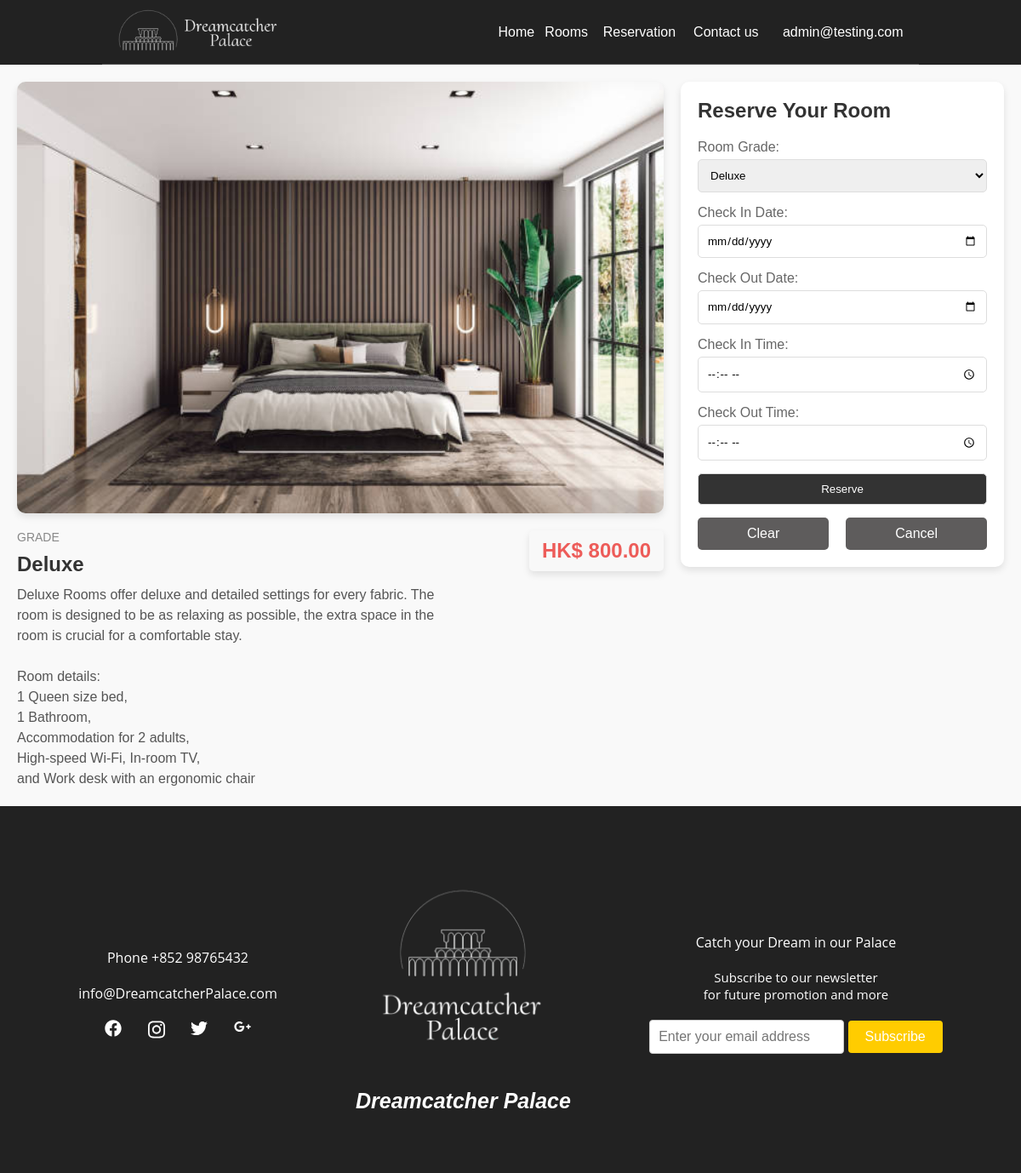
Screenshot of /reservation.php?roomGrade=Deluxe (signed in) with the database file from the repository.
### tables this page shows
CREATE TABLE `room_details` (
  `roomGrade` varchar(20) NOT NULL,
  `roomSpec` varchar(600) NOT NULL,
  `roomPrice` decimal(10,2) NOT NULL,
  `roomIMG` text NOT NULL
);

### reservation.php (the view, shortened to what this page needs)
<?php
include 'DBconn.php';
if (isset($_GET['roomGrade'])) {
	$selectedroomGrade = isset($_GET['roomGrade']) ? $_GET['roomGrade'] : '';
	$roomGrade = mysqli_real_escape_string($conn, $_GET['roomGrade']);
	$sql = "SELECT * FROM room_details WHERE roomGrade = '$roomGrade'";
	$result = mysqli_query($conn, $sql);
	$row = mysqli_fetch_assoc($result);
} else {
	$selectedroomGrade = null;
}
?>
<!DOCTYPE html>
<html>
<head>
	<link rel="stylesheet" href="static/css/reservation.css">
</head>
<body>
	<?php include "navbar.php"; ?>
	<section id="room-page">
		<div class="room-content">
			<div class="left-section">
				<div class="room-details">
					<div class="room-img">
						<?php echo "<img src='static/img/rooms/{$row['roomIMG']}' />"; ?>
					</div>
				</div>
				<div class="room-text">
					<div class="room-text-left">
						<span class="room-category">Grade</span>
						<h3><?php echo $row['roomGrade']; ?></h3>
						<p><?php echo nl2br($row['roomSpec']); ?></p>
					</div>
					<div class="room-text-right">
						<span class="room-price">HK$ <?php echo $row['roomPrice']; ?></span>
					</div>
				</div>
			</div>
			<div class="right-section">
				<div class="room-form">
					<h3>Reserve Your Room</h3>
					<form method="POST" action="roomSearch.php" onsubmit="return validateDateRange()">
						<label for="roomGrade">Room Grade:</label>
						<select name="roomGrade" id="roomGrade" onchange="updateRoomGrade()">
							<option value="Deluxe" <?php echo ($selectedroomGrade == 'Deluxe') ? 'selected' : ''; ?>>Deluxe</option>
						</select><br>
						<label for="reservedStartDate">Check In Date:</label>
						<input type="date" name="reservedStartDate" id="reservedStartDate"><br>
						<label for="reservedEndDate">Check Out Date:</label>
						<input type="date" name="reservedEndDate" id="reservedEndDate"><br>
						<label for="reservedStartTime">Check In Time:</label>
						<input type="time" name="reservedStartTime" id="reservedStartTime"><br>
						<label for="reservedEndTime">Check Out Time:</label>
						<input type="time" name="reservedEndTime" id="reservedEndTime"><br>
						<input type="submit" name="Reserve" value="Reserve" class="form-btn">
						<div class="button-wrapper">
							<button type="reset" class="clear-btn">Clear</button>
							<a href="home.php" class="form-btn cancel-btn">Cancel</a>
						</div>
					</form>
				</div>
			</div>
		</div>
	</section>
	<?php include "footer.php"; ?>
</body>
</html>

### static/css/reservation.css (style rules this page uses)
#room-page { display: flex; justify-content: center; padding: 20px; background-color: #f9f9f9; }
.room-content { display: flex; width: 100%; max-width: 1200px; gap: 20px; }
button { padding: 10px 20px; background-color: #333; color: #fff; border: none; border-radius: 5px; cursor: pointer; font-size: 16px; transition: background-color 0.3s ease; }
.left-section { flex: 2; }
.room-details { margin-bottom: 20px; }
.room-img img { width: 100%; border-radius: 10px; box-shadow: 0 4px 8px rgba(0, 0, 0, 0.1); }
.room-text { display: flex; justify-content: space-between; align-items: flex-start; margin-top: 20px; gap: 20px; }
.room-text-left { flex: 2; }
.room-category { font-size: 14px; color: #888; text-transform: uppercase; margin-bottom: 5px; }
.room-text-left h3 { font-size: 24px; margin: 10px 0; color: #333; }
.room-text-left p { font-size: 16px; line-height: 1.5; color: #555; }
.room-text-right { flex: 1; text-align: right; display: flex; align-items: center; justify-content: flex-end; }
.room-price { font-size: 24px; font-weight: bold; color: #ED5C59; background-color: #f8f8f8; padding: 10px 15px; border-radius: 5px; box-shadow: 0 4px 8px rgba(0, 0, 0, 0.1); }
.right-section { flex: 1; }
.room-form { background-color: white; padding: 20px; border-radius: 10px; box-shadow: 0 4px 8px rgba(0, 0, 0, 0.1); }
.room-form h3 { margin-bottom: 20px; font-size: 24px; color: #333; }
.room-form label { display: block; margin-bottom: 5px; color: #666; }
.room-form input, .room-form select { width: 100%; padding: 10px; margin-bottom: 15px; border: 1px solid #ddd; border-radius: 5px; }
.form-btn { width: 100%; padding: 10px; background-color: #333; color: white; border: none; border-radius: 5px; cursor: pointer; }
.button-wrapper { display: flex; justify-content: center; gap: 20px; }
.clear-btn { width: 100%; padding: 10px; background-color: #5e5c5c; color: white; border: none; border-radius: 5px; cursor: pointer; }
.cancel-btn { text-align: center; background-color: #5e5c5c; color: white; text-decoration: none; padding: 10px 20px; border-radius: 5px; display: inline-block; }

### navbar.php (style rules this page uses)
* { padding: 0; margin: 0; -webkit-box-sizing: border-box; -moz-box-sizing: border-box; box-sizing: border-box; text-decoration: none; font-family: arial, tahoma; list-style: none; }

### footer.php (style rules this page uses)
body { font-family: 'Alegreya Sans', sans-serif; }

### rows the page displays
room_details: roomIMG (picture), roomGrade "Deluxe", roomSpec "Deluxe Rooms offer deluxe and detailed settings for every fabric. The room is designed to be as relaxing as possible, the extra space in the room is crucial for a comfortable stay. Room details: 1 Queen size bed, 1 Bathroom, Accommodation for 2 adults, High-speed Wi-Fi, In-room TV, and Work desk with an ergonomic chair", roomPrice "800.00"

### other values shown
$_SESSION['loginUser'] "admin@testing.com"
